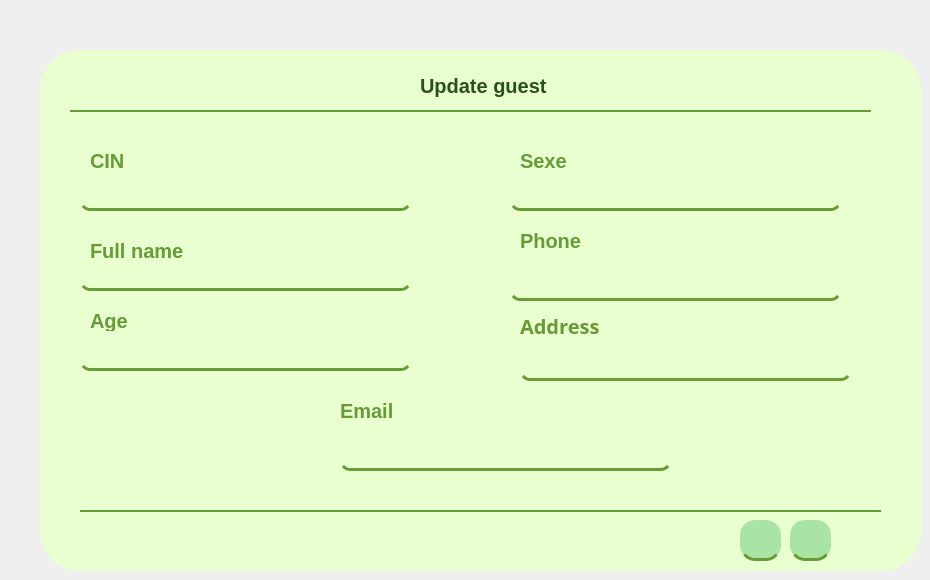
        <widget class="QWidget" name="updateGuest">
         <property name="styleSheet">
          <string notr="true">#afficheGuest {
background: rgba(0, 0, 0, 0.0);
}</string>
         </property>
         <widget class="QWidget" name="widget_13" native="true">
          <property name="geometry">
           <rect>
            <x>40</x>
            <y>50</y>
            <width>881</width>
            <height>521</height>
           </rect>
          </property>
          <property name="styleSheet">
           <string notr="true">QWidget
{background-color:#E9FFD0;
border-radius: 40px;}</string>
          </property>
          <widget class="QLabel" name="id_125">
           <property name="geometry">
            <rect>
             <x>480</x>
             <y>250</y>
             <width>171</width>
             <height>51</height>
            </rect>
           </property>
           <property name="font">
            <font>
             <family>Athiti</family>
             <pointsize>-1</pointsize>
             <weight>87</weight>
             <italic>false</italic>
             <bold>true</bold>
            </font>
           </property>
           <property name="styleSheet">
            <string notr="true">color: rgb(102, 155, 55);
font-family: 'Athiti';
font-style: normal;
font-weight: 700;
font-size: 20px;
background-color: none;</string>
           </property>
           <property name="text">
            <string>Address</string>
           </property>
          </widget>
          <widget class="QLineEdit" name="quantiteArticleInput_8">
           <property name="geometry">
            <rect>
             <x>40</x>
             <y>130</y>
             <width>331</width>
             <height>31</height>
            </rect>
           </property>
           <property name="maximumSize">
            <size>
             <width>16777215</width>
             <height>16777215</height>
            </size>
           </property>
           <property name="cursor">
            <cursorShape>BusyCursor</cursorShape>
           </property>
           <property name="styleSheet">
            <string notr="true">
  border-bottom-color: rgb(170, 0, 0);
border:none;
background-color: rgba(247, 188, 85, 0);
border-bottom:3px solid #669B37;
  border-radius: 10px;
</string>
           </property>
          </widget>
          <widget class="QLineEdit" name="nomArticleInput_11">
           <property name="geometry">
            <rect>
             <x>40</x>
             <y>290</y>
             <width>331</width>
             <height>31</height>
            </rect>
           </property>
           <property name="styleSheet">
            <string notr="true">
  border-bottom-color: rgb(170, 0, 0);
border:none;
background-color: rgba(247, 188, 85, 0);
border-bottom:3px solid #669B37;
  border-radius: 10px;
</string>
           </property>
          </widget>
          <widget class="QLineEdit" name="poidsArticleInput_11">
           <property name="geometry">
            <rect>
             <x>40</x>
             <y>210</y>
             <width>331</width>
             <height>31</height>
            </rect>
           </property>
           <property name="styleSheet">
            <string notr="true">
  border-bottom-color: rgb(170, 0, 0);
border:none;
background-color: rgba(247, 188, 85, 0);
border-bottom:3px solid #669B37;
  border-radius: 10px;
</string>
           </property>
          </widget>
          <widget class="QLabel" name="label_83">
           <property name="geometry">
            <rect>
             <x>50</x>
             <y>100</y>
             <width>101</width>
             <height>21</height>
            </rect>
           </property>
           <property name="styleSheet">
            <string notr="true">color: rgb(102, 155, 55);
font-family: 'Athiti';
font-style: normal;
font-weight: 700;
font-size: 20px;
background-color: none;</string>
           </property>
           <property name="text">
            <string>CIN</string>
           </property>
          </widget>
          <widget class="QLabel" name="label_84">
           <property name="geometry">
            <rect>
             <x>480</x>
             <y>100</y>
             <width>101</width>
             <height>21</height>
            </rect>
           </property>
           <property name="styleSheet">
            <string notr="true">color: rgb(102, 155, 55);
font-family: 'Athiti';
font-style: normal;
font-weight: 700;
font-size: 20px;
background-color: none;</string>
           </property>
           <property name="text">
            <string>Sexe</string>
           </property>
          </widget>
          <widget class="QLabel" name="label_85">
           <property name="geometry">
            <rect>
             <x>300</x>
             <y>350</y>
             <width>111</width>
             <height>21</height>
            </rect>
           </property>
           <property name="styleSheet">
            <string notr="true">color: rgb(102, 155, 55);
font-family: 'Athiti';
font-style: normal;
font-weight: 700;
font-size: 20px;
background-color: none;</string>
           </property>
           <property name="text">
            <string>Email</string>
           </property>
          </widget>
          <widget class="QLabel" name="label_86">
           <property name="geometry">
            <rect>
             <x>50</x>
             <y>190</y>
             <width>151</width>
             <height>21</height>
            </rect>
           </property>
           <property name="styleSheet">
            <string notr="true">color: rgb(102, 155, 55);
font-family: 'Athiti';
font-style: normal;
font-weight: 700;
font-size: 20px;
background-color: none;</string>
           </property>
           <property name="text">
            <string>Full name</string>
           </property>
          </widget>
          <widget class="QLabel" name="label_94">
           <property name="geometry">
            <rect>
             <x>480</x>
             <y>180</y>
             <width>101</width>
             <height>21</height>
            </rect>
           </property>
           <property name="styleSheet">
            <string notr="true">color: rgb(102, 155, 55);
font-family: 'Athiti';
font-style: normal;
font-weight: 700;
font-size: 20px;
background-color: none;</string>
           </property>
           <property name="text">
            <string>Phone</string>
           </property>
          </widget>
          <widget class="QLabel" name="label_140">
           <property name="geometry">
            <rect>
             <x>380</x>
             <y>20</y>
             <width>191</width>
             <height>31</height>
            </rect>
           </property>
           <property name="styleSheet">
            <string notr="true">color: #2A501F;
font-family: 'Athiti';
font-style: normal;
font-weight: 700;
font-size: 20px;
background-color: none;</string>
           </property>
           <property name="text">
            <string>Update guest</string>
           </property>
          </widget>
          <widget class="QLabel" name="label_product_22">
           <property name="geometry">
            <rect>
             <x>340</x>
             <y>20</y>
             <width>31</width>
             <height>31</height>
            </rect>
           </property>
           <property name="font">
            <font>
             <family>Athiti</family>
             <weight>75</weight>
             <italic>false</italic>
             <bold>true</bold>
            </font>
           </property>
           <property name="layoutDirection">
            <enum>Qt::LeftToRight</enum>
           </property>
           <property name="styleSheet">
            <string notr="true">#label {

font-family: 'Athiti';
font-style: normal;
font-weight: 700;
font-size: 20px;
line-height: 32px;
/* identical to box height */
text-align: center;

color: #2A501F;}</string>
           </property>
           <property name="text">
            <string/>
           </property>
           <property name="pixmap">
            <pixmap resource="resources.qrc">:/images/images/modifier.png</pixmap>
           </property>
           <property name="scaledContents">
            <bool>true</bool>
           </property>
          </widget>
          <widget class="Line" name="line_26">
           <property name="geometry">
            <rect>
             <x>30</x>
             <y>60</y>
             <width>801</width>
             <height>2</height>
            </rect>
           </property>
           <property name="styleSheet">
            <string notr="true">background-color:#669B37;
border-width: 1px;
border: 2px solid #669B37;
</string>
           </property>
           <property name="orientation">
            <enum>Qt::Horizontal</enum>
           </property>
          </widget>
          <widget class="Line" name="line_45">
           <property name="geometry">
            <rect>
             <x>40</x>
             <y>460</y>
             <width>801</width>
             <height>2</height>
            </rect>
           </property>
           <property name="styleSheet">
            <string notr="true">background-color:#669B37;
border-width: 1px;
border: 2px solid #669B37;
</string>
           </property>
           <property name="orientation">
            <enum>Qt::Horizontal</enum>
           </property>
          </widget>
          <widget class="QPushButton" name="save_6">
           <property name="geometry">
            <rect>
             <x>750</x>
             <y>470</y>
             <width>41</width>
             <height>41</height>
            </rect>
           </property>
           <property name="styleSheet">
            <string notr="true">QPushButton{/* Rectangle 9 */

position: absolute;
width: 1200px;
height: 649px;

background: #A9E4A4;
border: none;

/* Events */

position: absolute;
width: 63px;
height: 32px;

font-family: 'Athiti';
font-style: normal;
font-weight: 700;
font-size: 20px;
line-height: 32px;
/* identical to box height */
text-align: center;

color: #2A501F;
border-radius:15px;
border-bottom:3px solid #669B37;
}

QPushButton:hover{
position: absolute;
width: 185px;
height: 56px;

background: #8BD086;
box-shadow: 0px 4px 4px rgba(0, 0, 0, 0.25);
}</string>
           </property>
           <property name="text">
            <string/>
           </property>
           <property name="icon">
            <iconset resource="resources.qrc">
             <normaloff>:/images/images/save.png</normaloff>:/images/images/save.png</iconset>
           </property>
           <property name="iconSize">
            <size>
             <width>20</width>
             <height>20</height>
            </size>
           </property>
          </widget>
          <widget class="QPushButton" name="ajouterArt_18">
           <property name="geometry">
            <rect>
             <x>700</x>
             <y>470</y>
             <width>41</width>
             <height>41</height>
            </rect>
           </property>
           <property name="styleSheet">
            <string notr="true">QPushButton{/* Rectangle 9 */

position: absolute;
width: 1200px;
height: 649px;

background: #A9E4A4;
border: none;

/* Events */

position: absolute;
width: 63px;
height: 32px;

font-family: 'Athiti';
font-style: normal;
font-weight: 700;
font-size: 20px;
line-height: 32px;
/* identical to box height */
text-align: center;

color: #2A501F;
border-radius:15px;
border-bottom:3px solid #669B37;
}

QPushButton:hover{
position: absolute;
width: 185px;
height: 56px;

background: #8BD086;
box-shadow: 0px 4px 4px rgba(0, 0, 0, 0.25);
}</string>
           </property>
           <property name="text">
            <string/>
           </property>
           <property name="icon">
            <iconset resource="resources.qrc">
             <normaloff>:/images/images/list.png</normaloff>:/images/images/list.png</iconset>
           </property>
           <property name="iconSize">
            <size>
             <width>20</width>
             <height>20</height>
            </size>
           </property>
          </widget>
          <widget class="QLabel" name="label_95">
           <property name="geometry">
            <rect>
             <x>50</x>
             <y>260</y>
             <width>211</width>
             <height>21</height>
            </rect>
           </property>
           <property name="styleSheet">
            <string notr="true">color: rgb(102, 155, 55);
font-family: 'Athiti';
font-style: normal;
font-weight: 700;
font-size: 20px;
background-color: none;</string>
           </property>
           <property name="text">
            <string>Age</string>
           </property>
          </widget>
          <widget class="QLineEdit" name="quantiteArticleInput_10">
           <property name="geometry">
            <rect>
             <x>470</x>
             <y>130</y>
             <width>331</width>
             <height>31</height>
            </rect>
           </property>
           <property name="maximumSize">
            <size>
             <width>16777215</width>
             <height>16777215</height>
            </size>
           </property>
           <property name="cursor">
            <cursorShape>BusyCursor</cursorShape>
           </property>
           <property name="styleSheet">
            <string notr="true">
  border-bottom-color: rgb(170, 0, 0);
border:none;
background-color: rgba(247, 188, 85, 0);
border-bottom:3px solid #669B37;
  border-radius: 10px;
</string>
           </property>
          </widget>
          <widget class="QLineEdit" name="quantiteArticleInput_11">
           <property name="geometry">
            <rect>
             <x>470</x>
             <y>220</y>
             <width>331</width>
             <height>31</height>
            </rect>
           </property>
           <property name="maximumSize">
            <size>
             <width>16777215</width>
             <height>16777215</height>
            </size>
           </property>
           <property name="cursor">
            <cursorShape>BusyCursor</cursorShape>
           </property>
           <property name="styleSheet">
            <string notr="true">
  border-bottom-color: rgb(170, 0, 0);
border:none;
background-color: rgba(247, 188, 85, 0);
border-bottom:3px solid #669B37;
  border-radius: 10px;
</string>
           </property>
          </widget>
          <widget class="QLineEdit" name="quantiteArticleInput_12">
           <property name="geometry">
            <rect>
             <x>480</x>
             <y>300</y>
             <width>331</width>
             <height>31</height>
            </rect>
           </property>
           <property name="maximumSize">
            <size>
             <width>16777215</width>
             <height>16777215</height>
            </size>
           </property>
           <property name="cursor">
            <cursorShape>BusyCursor</cursorShape>
           </property>
           <property name="styleSheet">
            <string notr="true">
  border-bottom-color: rgb(170, 0, 0);
border:none;
background-color: rgba(247, 188, 85, 0);
border-bottom:3px solid #669B37;
  border-radius: 10px;
</string>
           </property>
          </widget>
          <widget class="QLineEdit" name="quantiteArticleInput_13">
           <property name="geometry">
            <rect>
             <x>300</x>
             <y>390</y>
             <width>331</width>
             <height>31</height>
            </rect>
           </property>
           <property name="maximumSize">
            <size>
             <width>16777215</width>
             <height>16777215</height>
            </size>
           </property>
           <property name="cursor">
            <cursorShape>BusyCursor</cursorShape>
           </property>
           <property name="styleSheet">
            <string notr="true">
  border-bottom-color: rgb(170, 0, 0);
border:none;
background-color: rgba(247, 188, 85, 0);
border-bottom:3px solid #669B37;
  border-radius: 10px;
</string>
           </property>
          </widget>
         </widget>
        </widget>
